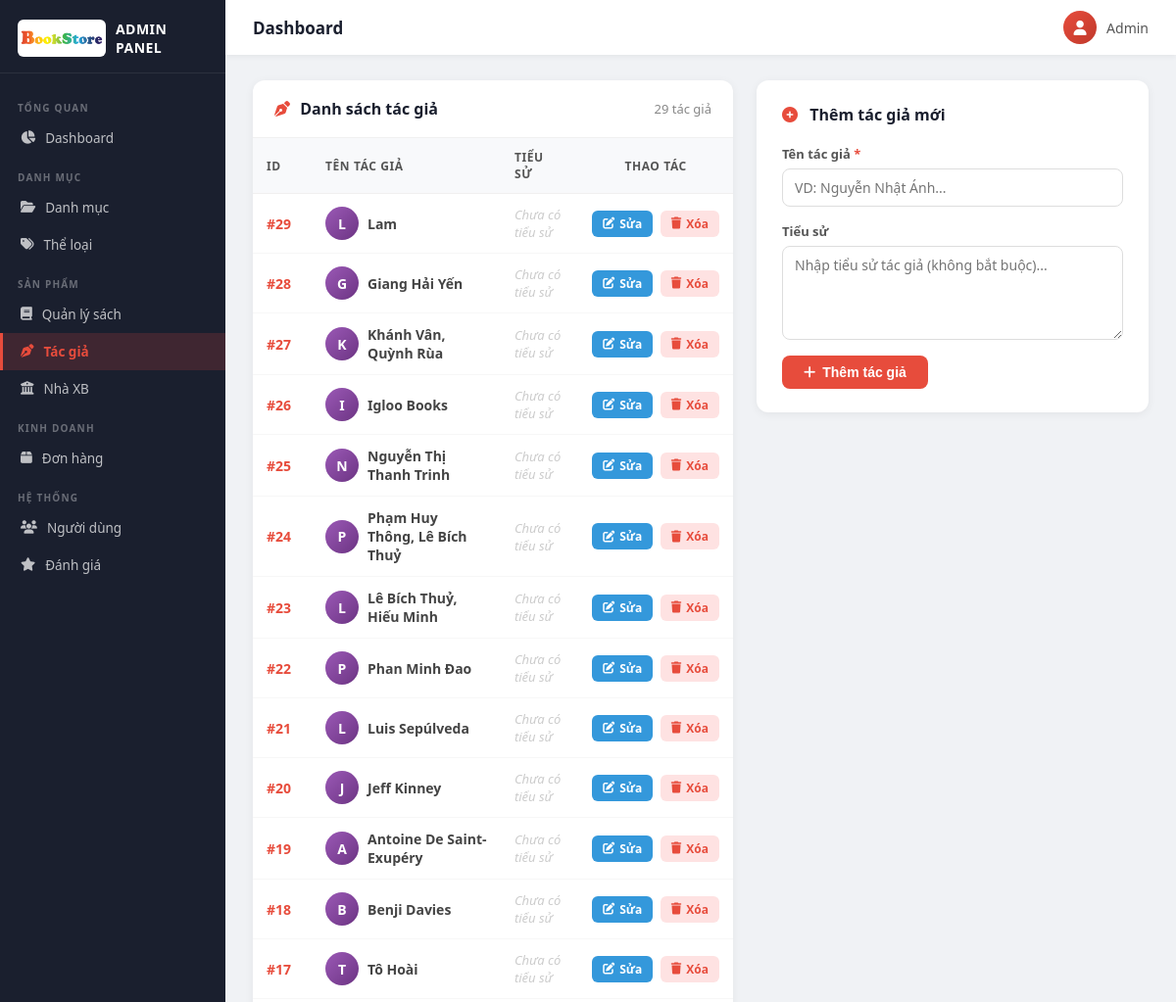
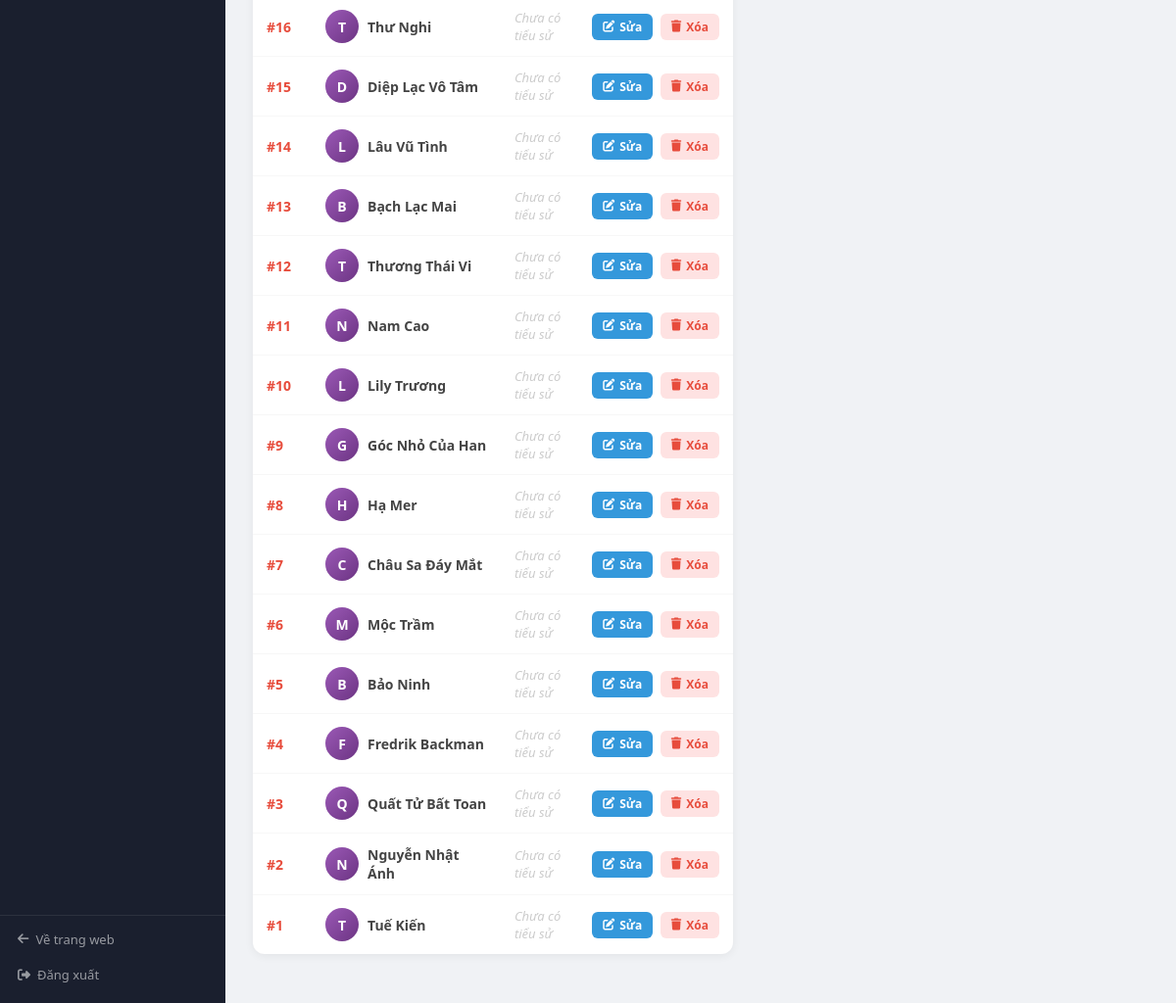
Page /index.php?controller=AdminTacgia&action=index (signed in) on the committed database (2 pictures, top to bottom).
### tables this page shows
CREATE TABLE `tacgia` (
  `IDTacGia` int(11) NOT NULL,
  `TenTacGia` varchar(150) NOT NULL,
  `TieuSu` text DEFAULT NULL
);

### controller/AdminTacgia.php (called while the page is built, shortened)
<?php
require_once "model/ModelAdmin.php";
class AdminTacgia {
    private $model;
    public function __construct() {
        $this->model = new ModelAdmin();
    }
    public function index() {
        $tacgias  = $this->model->getAllTacgia();
        require_once "view/admin/tacgia/index.php";
    }
}

### view/admin/route.php (called while the page is built, shortened)
<?php
switch ($controller) {
    case 'AdminTacgia':
        $controller = new AdminTacgia();
        break;
}
$controller->{$action}();

### config/db.php (called while the page is built, shortened)
<?php
class connect {
    public $db = null;
    public function __construct()
    {
        $this->db = new PDO("mysql:host=localhost;dbname=bansach", "root", "", [
            PDO::MYSQL_ATTR_INIT_COMMAND => "SET NAMES UTF8"
        ]);
    }
    public function getList($sql) {
        return $this->db->query($sql);
    }
}

### model/ModelAdmin.php (called while the page is built, shortened)
<?php
class ModelAdmin extends MasterModel {
    public function getAllTacgia() {
        return $GLOBALS["connect"]->getList("SELECT * FROM tacgia ORDER BY IDTacGia DESC")->fetchAll();
    }
}

### view/admin/tacgia/index.php (the view, shortened to what this page needs)
<div style="display:grid; grid-template-columns:1fr 400px; gap:24px; align-items:start;">
    <div class="admin-table-wrap">
        <div class="admin-table-header">
            <h3><i class="fa-solid fa-pen-nib" style="color:#e74c3c;margin-right:6px;"></i> Danh sách tác giả</h3>
            <span style="font-size:13px; color:#888;"><?php echo count($tacgias); ?> tác giả</span>
        </div>
        <table class="admin-tbl">
            <thead>
                <tr>
                    <th style="width:60px;">ID</th>
                    <th>Tên tác giả</th>
                    <th>Tiểu sử</th>
                    <th style="width:130px; text-align:center;">Thao tác</th>
                </tr>
            </thead>
            <tbody>
                <?php if (empty($tacgias)): ?>
                    <tr>
                        <td colspan="4" style="text-align:center; padding:30px; color:#aaa;">
                            Chưa có tác giả nào.
                        </td>
                    </tr>
                <?php else: ?>
                    <?php foreach ($tacgias as $tg): ?>
                    <tr>
                        <td><span style="color:#e74c3c; font-weight:700;">#<?php echo (int)$tg['IDTacGia']; ?></span></td>
                        <td>
                            <div style="display:flex; align-items:center; gap:9px;">
                                <div style="width:34px; height:34px; border-radius:50%; background:linear-gradient(135deg,#9b59b6,#6c3483); display:flex; align-items:center; justify-content:center; color:#fff; font-size:14px; font-weight:700; flex-shrink:0;">
                                    <?php echo mb_strtoupper(mb_substr($tg['TenTacGia'], 0, 1)); ?>
                                </div>
                                <span style="font-weight:600;"><?php echo htmlspecialchars($tg['TenTacGia']); ?></span>
                            </div>
                        </td>
                        <td style="font-size:13px; color:#666; max-width:260px;">
                            <?php
                            $ts = htmlspecialchars($tg['TieuSu'] ?? '');
                            echo strlen($ts) > 80
                                ? mb_substr($ts, 0, 80) . '...'
                                : ($ts ?: '<em style="color:#ccc;">Chưa có tiểu sử</em>');
                            ?>
                        </td>
                        <td style="text-align:center; white-space:nowrap;">
                            <a href="index.php?controller=AdminTacgia&action=index&edit=<?php echo (int)$tg['IDTacGia']; ?>"
                               class="btn-edit"><i class="fa-solid fa-pen-to-square"></i> Sửa</a>
                            <a href="index.php?controller=AdminTacgia&action=delete&param=<?php echo (int)$tg['IDTacGia']; ?>"
                               class="btn-delete"
                               onclick="return confirm('Xóa tác giả này?')">
                                <i class="fa-solid fa-trash"></i> Xóa
                            </a>
                        </td>
                    </tr>
                    <?php endforeach; ?>
                <?php endif; ?>
            </tbody>
        </table>
    </div>
    <div class="admin-form-wrap" style="margin-bottom:0;">
        <h3><i class="fa-solid fa-plus-circle" style="color:#e74c3c; margin-right:8px;"></i> Thêm tác giả mới</h3>
        <form method="POST" action="index.php?controller=AdminTacgia&action=store">
            <div class="form-row">
                <label>Tên tác giả <span style="color:#e74c3c;">*</span></label>
                <input type="text" name="tentacgia" required placeholder="VD: Nguyễn Nhật Ánh...">
            </div>
            <div class="form-row">
                <label>Tiểu sử</label>
                <textarea name="tieusu" rows="4" placeholder="Nhập tiểu sử tác giả (không bắt buộc)..."></textarea>
            </div>
            <button type="submit" class="btn-submit" style="padding:9px 22px;">
                <i class="fa-solid fa-plus"></i> Thêm tác giả
            </button>
        </form>
    </div>
</div>

### public/backend/css/adminstyle.css (style rules this page uses)
*, *::before, *::after { box-sizing: border-box; margin: 0; padding: 0; }
body { font-family: 'Segoe UI', Arial, sans-serif; background: #f0f2f5; color: #333; display: flex; min-height: 100vh; }
.admin-table-wrap { background: #fff; border-radius: 12px; box-shadow: 0 2px 10px rgba(0,0,0,0.06); margin-bottom: 24px; overflow: hidden; }
.admin-table-header { display: flex; align-items: center; justify-content: space-between; padding: 18px 22px; border-bottom: 1px solid #f0f0f0; }
.admin-table-header h3 { font-size: 16px; font-weight: 700; color: #1a1f2e; margin: 0; }
.admin-tbl { width: 100%; border-collapse: collapse; font-size: 14px; }
.admin-tbl thead th { background: #f8f9fb; color: #555; font-size: 12px; font-weight: 700; text-transform: uppercase; letter-spacing: 0.6px; padding: 11px 14px; text-align: left; border-bottom: 1px solid #f0f0f0; }
.admin-tbl tbody td { padding: 12px 14px; border-bottom: 1px solid #f7f7f7; color: #444; vertical-align: middle; }
.admin-tbl tbody tr:last-child td { border-bottom: none; }
.btn-edit { display: inline-flex; align-items: center; gap: 5px; background: #3498db; color: #fff; padding: 5px 11px; border-radius: 6px; font-size: 12px; font-weight: 600; text-decoration: none; transition: background 0.2s; margin-right: 4px; }
.btn-delete { display: inline-flex; align-items: center; gap: 5px; background: #fee2e2; color: #e74c3c; padding: 5px 11px; border-radius: 6px; font-size: 12px; font-weight: 600; text-decoration: none; transition: background 0.2s; }
.btn-submit { display: inline-flex; align-items: center; gap: 7px; background: #e74c3c; color: #fff; border: none; padding: 10px 22px; border-radius: 8px; font-size: 14px; font-weight: 600; cursor: pointer; transition: background 0.2s, transform 0.15s; }
.admin-form-wrap { background: #fff; border-radius: 12px; box-shadow: 0 2px 10px rgba(0,0,0,0.06); padding: 24px 26px; margin-bottom: 24px; }
.admin-form-wrap h3 { font-size: 16px; font-weight: 700; color: #1a1f2e; margin-bottom: 20px; }
.form-row { display: flex; flex-direction: column; margin-bottom: 16px; }
.form-row label { font-size: 13px; font-weight: 600; color: #555; margin-bottom: 6px; }
.form-row input[type="text"], .form-row input[type="number"], .form-row input[type="email"], .form-row input[type="file"], .form-row select, .form-row textarea { padding: 9px 12px; border: 1px solid #ddd; border-radius: 8px; font-size: 14px; color: #333; transition: border-color 0.2s, box-shadow 0.2s; font-family: inherit; width: 100%; }
.form-row textarea { resize: vertical; min-height: 90px; }

### rows in the picture
tacgia: IDTacGia "29", TenTacGia "L", TenTacGia "Lam", TieuSu "Chưa có tiểu sử"
tacgia: IDTacGia "28", TenTacGia "G", TenTacGia "Giang Hải Yến", TieuSu "Chưa có tiểu sử"
tacgia: IDTacGia "27", TenTacGia "K", TenTacGia "Khánh Vân, Quỳnh Rùa", TieuSu "Chưa có tiểu sử"
tacgia: IDTacGia "26", TenTacGia "I", TenTacGia "Igloo Books", TieuSu "Chưa có tiểu sử"
tacgia: IDTacGia "25", TenTacGia "N", TenTacGia "Nguyễn Thị Thanh Trinh", TieuSu "Chưa có tiểu sử"
tacgia: IDTacGia "24", TenTacGia "P", TenTacGia "Phạm Huy Thông, Lê Bích Thuỷ", TieuSu "Chưa có tiểu sử"
tacgia: IDTacGia "23", TenTacGia "L", TenTacGia "Lê Bích Thuỷ, Hiếu Minh", TieuSu "Chưa có tiểu sử"
tacgia: IDTacGia "22", TenTacGia "P", TenTacGia "Phan Minh Đao", TieuSu "Chưa có tiểu sử"
tacgia: IDTacGia "21", TenTacGia "L", TenTacGia "Luis Sepúlveda", TieuSu "Chưa có tiểu sử"
tacgia: IDTacGia "20", TenTacGia "J", TenTacGia "Jeff Kinney", TieuSu "Chưa có tiểu sử"
tacgia: IDTacGia "19", TenTacGia "A", TenTacGia "Antoine De Saint-Exupéry", TieuSu "Chưa có tiểu sử"
tacgia: IDTacGia "18", TenTacGia "B", TenTacGia "Benji Davies", TieuSu "Chưa có tiểu sử"
tacgia: IDTacGia "17", TenTacGia "T", TenTacGia "Tô Hoài", TieuSu "Chưa có tiểu sử"
tacgia: IDTacGia "16", TenTacGia "T", TenTacGia "Thư Nghi", TieuSu "Chưa có tiểu sử"
tacgia: IDTacGia "15", TenTacGia "D", TenTacGia "Diệp Lạc Vô Tâm", TieuSu "Chưa có tiểu sử"
tacgia: IDTacGia "14", TenTacGia "L", TenTacGia "Lâu Vũ Tình", TieuSu "Chưa có tiểu sử"
tacgia: IDTacGia "13", TenTacGia "B", TenTacGia "Bạch Lạc Mai", TieuSu "Chưa có tiểu sử"
tacgia: IDTacGia "12", TenTacGia "T", TenTacGia "Thương Thái Vi", TieuSu "Chưa có tiểu sử"
tacgia: IDTacGia "11", TenTacGia "N", TenTacGia "Nam Cao", TieuSu "Chưa có tiểu sử"
tacgia: IDTacGia "10", TenTacGia "L", TenTacGia "Lily Trương", TieuSu "Chưa có tiểu sử"
tacgia: IDTacGia "9", TenTacGia "G", TenTacGia "Góc Nhỏ Của Han", TieuSu "Chưa có tiểu sử"
tacgia: IDTacGia "8", TenTacGia "H", TenTacGia "Hạ Mer", TieuSu "Chưa có tiểu sử"
tacgia: IDTacGia "7", TenTacGia "C", TenTacGia "Châu Sa Đáy Mắt", TieuSu "Chưa có tiểu sử"
tacgia: IDTacGia "6", TenTacGia "M", TenTacGia "Mộc Trầm", TieuSu "Chưa có tiểu sử"
tacgia: IDTacGia "5", TenTacGia "B", TenTacGia "Bảo Ninh", TieuSu "Chưa có tiểu sử"
tacgia: IDTacGia "4", TenTacGia "F", TenTacGia "Fredrik Backman", TieuSu "Chưa có tiểu sử"
tacgia: IDTacGia "3", TenTacGia "Q", TenTacGia "Quất Tử Bất Toan", TieuSu "Chưa có tiểu sử"
tacgia: IDTacGia "2", TenTacGia "N", TenTacGia "Nguyễn Nhật Ánh", TieuSu "Chưa có tiểu sử"
tacgia: IDTacGia "1", TenTacGia "T", TenTacGia "Tuế Kiến", TieuSu "Chưa có tiểu sử"

### other values in the picture
$_SESSION['HoTen'] "Admin"
count($tacgias) "29"
